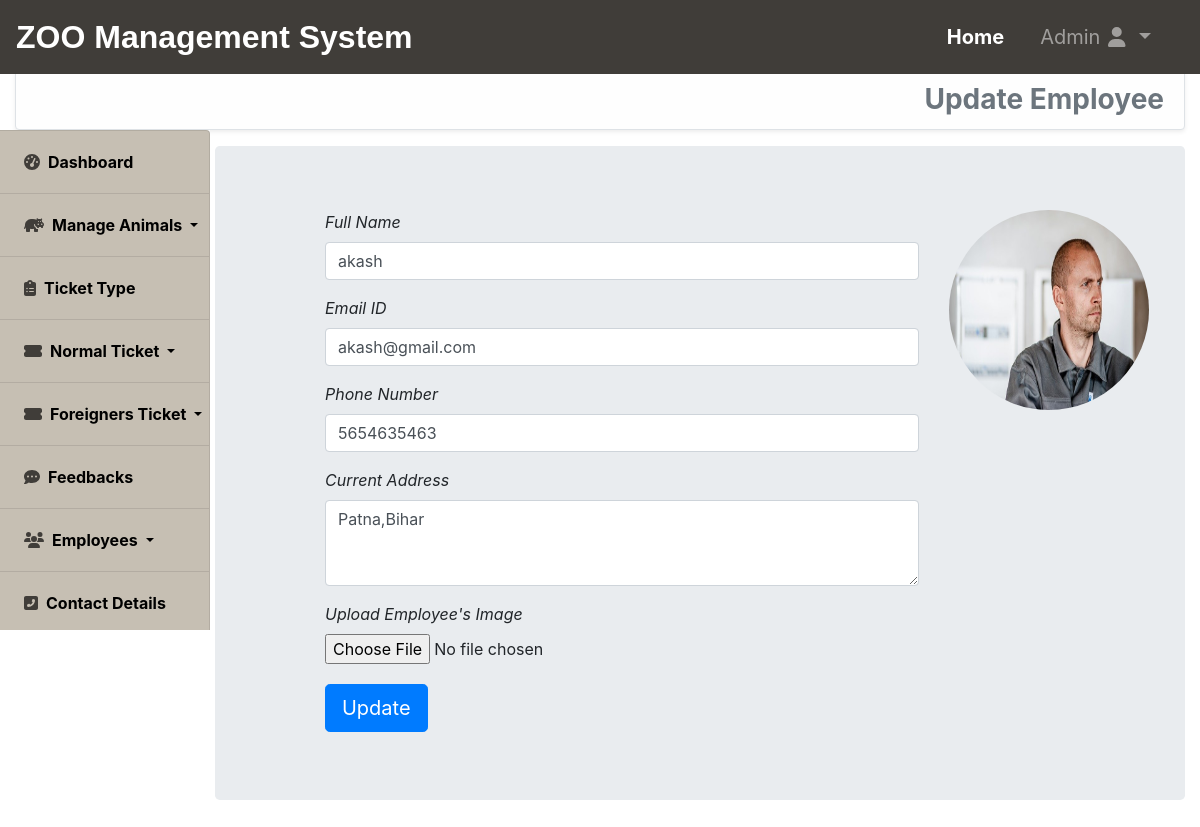
Screenshot of /adminuser/updateemployee/1/ (signed in) with the database file from the repository.
### adminuser/models.py (models this page shows)
class Employeesmodel(models.Model):
    name=models.CharField(max_length=255)
    email=models.EmailField()
    phone=models.IntegerField()
    address=models.TextField()
    image=models.FileField()

### adminuser/views.py (the view)
# urls.py: path('updateemployee/<int:id>/',views.update_employee,name="updateemployee"),
def update_employee(request,id):
    if request.user.is_authenticated:
        page='Update Employee'
        pi=Employeesmodel.objects.get(pk=id)
        if request.method=="POST":
            fm=Employees_form(request.POST,request.FILES,instance=pi)
            if fm.is_valid():
                fm.save()
                messages.success(request,'Employee Details Updated Successfully !!!')
        else:
            fm=Employees_form(instance=pi)
            return render(request,'adminuser/editemployee.html',{'page':page,'form':fm,'url':pi.image.url})
        return render(request,'adminuser/editemployee.html',{'page':page,'form':fm})
    else:
        return HttpResponseRedirect('/adminuser/adminlogin/')

### adminuser/forms.py
class Employees_form(forms.ModelForm):
    def __init__(self,*args,**kwargs):
        super(Employees_form,self).__init__(*args,**kwargs)
        self.label_suffix=' '
    class Meta:
        model=Employeesmodel
        fields="__all__"
        labels={
            'name':'Full Name','email':'Email ID','phone':'Phone Number','address':'Current Address','image':'Upload Employee\'s Image'
        }
        widgets={
            'name':forms.TextInput(attrs={'class':'form-control','placeholder':'Enter Full Name'}),
            'email':forms.EmailInput(attrs={'class':'form-control','placeholder':'Enter Email Address'}),
            'phone':forms.NumberInput(attrs={'class':'form-control','placeholder':'Enter Phone Number'}),
            'address':forms.Textarea(attrs={'class':'form-control','placeholder':'Enter Complete Address','rows':3}),
            'image':forms.FileInput(attrs={'class':'form-control-file','placeholder':'Upload Recenet Photo'}),
        }

### adminuser/templates/adminuser/editemployee.html (shortened to what this page needs)
{% extends 'core/base.html' %}
{% load static %}
{% block navigationbar %}
    {% include 'core/navbar.html' %}
{% endblock navigationbar %}
{% block content %}
    <div class="container-fluid" style="margin-top:70px;">
    <h3 class="text-secondary font-weight-bold  text-right alert alert-light border shadow-sm" style="z-index:0;">{{page}}</h3>
        <div class="row">
            {% include 'adminuser/sidebar.html' %}
            <div class="col-sm-12 col-md-9 col-lg-10 offset-md-3 offset-lg-2 margin-main">
                <div class="container-fluid jumbotron">
                    <div class="row">
                        <div class="col-md-8 offset-1">
                            <form action="" method="POST" enctype="multipart/form-data" novalidate>
                                {% for field in form %}
                                    <div class="form-group">
                                        <span class="font-italic ">{{field.label_tag}}</span>
                                        <span>{{field}}</span>
                                    </div>
                                {% endfor %}
                                <input type="submit" value="Update" class="btn btn-primary my-1 btn-lg">
                            </form>
                        </div>
                        <div class="col-md-3">
                            <img src="{{url}}" class="rounded-circle" width="200px" height="200px">
                        </div>
                    </div>
                </div>
            </div>
        </div>
    </div>
{% endblock content %}

### rows the page displays
Employeesmodel: form "akash" "akash@gmail.com" "5654635463" "Patna,Bihar"

### other values shown
{{ page }} "Update Employee"
{{ field.label_tag }} "Full Name" "Email ID" "Phone Number" "Current Address" "Upload Employee's Image"
